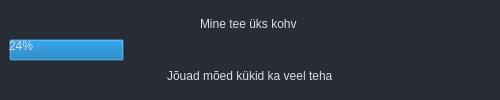
<?xml version="1.0" encoding="UTF-8"?>
<ui version="4.0">
 <class>Edenemine</class>
 <widget class="QWidget" name="Edenemine">
  <property name="geometry">
   <rect>
    <x>0</x>
    <y>0</y>
    <width>500</width>
    <height>100</height>
   </rect>
  </property>
  <property name="sizePolicy">
   <sizepolicy hsizetype="Fixed" vsizetype="Fixed">
    <horstretch>0</horstretch>
    <verstretch>0</verstretch>
   </sizepolicy>
  </property>
  <property name="windowTitle">
   <string>Laen kinnistuid</string>
  </property>
  <property name="styleSheet">
   <string notr="true">*{
	border: transparent;
	background-color: transparent;
    background: transparent;
	padding: 0;
	margin: 0;
	color: #dadee4;
}

#widget {
    background-color: #272c35;
}

#widget_2{
    background-color: #272c35;
}</string>
  </property>
  <layout class="QVBoxLayout" name="verticalLayout_2">
   <property name="spacing">
    <number>0</number>
   </property>
   <property name="leftMargin">
    <number>0</number>
   </property>
   <property name="topMargin">
    <number>0</number>
   </property>
   <property name="rightMargin">
    <number>0</number>
   </property>
   <property name="bottomMargin">
    <number>0</number>
   </property>
   <item>
    <widget class="QWidget" name="widget_2" native="true">
     <layout class="QVBoxLayout" name="verticalLayout_3">
      <item>
       <widget class="QWidget" name="widget" native="true">
        <layout class="QVBoxLayout" name="verticalLayout">
         <property name="spacing">
          <number>0</number>
         </property>
         <property name="leftMargin">
          <number>0</number>
         </property>
         <property name="topMargin">
          <number>0</number>
         </property>
         <property name="rightMargin">
          <number>0</number>
         </property>
         <property name="bottomMargin">
          <number>0</number>
         </property>
         <item alignment="Qt::AlignHCenter|Qt::AlignVCenter">
          <widget class="QLabel" name="label">
           <property name="text">
            <string>Mine tee üks kohv </string>
           </property>
          </widget>
         </item>
         <item>
          <widget class="QProgressBar" name="testBar">
           <property name="value">
            <number>24</number>
           </property>
          </widget>
         </item>
         <item alignment="Qt::AlignHCenter|Qt::AlignVCenter">
          <widget class="QLabel" name="label_2">
           <property name="sizePolicy">
            <sizepolicy hsizetype="Fixed" vsizetype="Fixed">
             <horstretch>0</horstretch>
             <verstretch>0</verstretch>
            </sizepolicy>
           </property>
           <property name="text">
            <string>Jõuad mõed kükid ka veel teha</string>
           </property>
          </widget>
         </item>
        </layout>
       </widget>
      </item>
     </layout>
    </widget>
   </item>
  </layout>
 </widget>
 <resources/>
 <connections/>
</ui>
